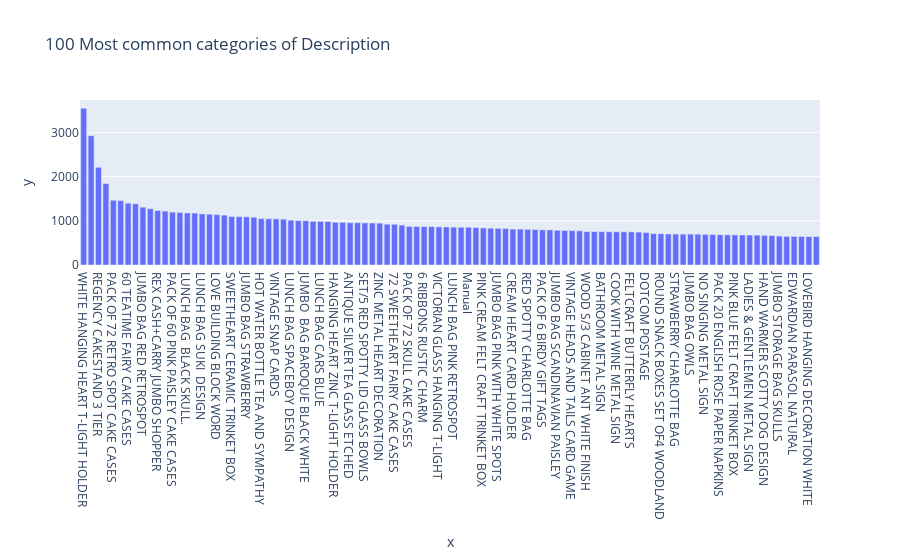

Notebook cell for this chart:
### Markdown cell above
- La columna Quantity es de tipo entero.

- La columna no posee datos faltantes ni nulos.

- Posee un rango entre -9600 y 19152. En este caso, por razones lógicas los valores negativos representan datos erróneos en el dataset. 

- Respecto al histograma, se aprecia una gran cantidad de outliers, tanto negativos como positivos. Además posee una distribución desbalanceada a la izquierda y posee curtosis positiva que indica una distribución apuntada.

- Como estadística descriptiva, el valor promedio es de 10.33, lo cual indica que en promedio se registran facturas con 10 unidades de producto. La desviación estándar es de 107.42, que nos señala alta dispersión en los valores. El 75% de las observaciones tienen un valor igual o menor a 10.0, lo cual indica que la mayoría de las cantidades registradas están concentradas alrededor de ese valor.

### Code cell
profile_serie(df_retail['Description'])

### Figure 1 — Plotly figure (JSON) as saved in the notebook; plotly's stock layout.template omitted (floating-point values rounded to 4 significant figures)
{"data": [{"alignmentgroup": "True", "hovertemplate": "x=%{x}<br>y=%{y}<extra></extra>", "legendgroup": "", "marker": {"color": "#636efa", "pattern": {"shape": ""}}, "name": "", "offsetgroup": "", "orientation": "v", "showlegend": false, "textposition": "auto", "type": "bar", "x": ["WHITE HANGING HEART T-LIGHT HOLDER", "nan", "REGENCY CAKESTAND 3 TIER", "STRAWBERRY CERAMIC TRINKET BOX", "PACK OF 72 RETRO SPOT CAKE CASES", "ASSORTED COLOUR BIRD ORNAMENT", "60 TEATIME FAIRY CAKE CASES", "HOME BUILDING BLOCK WORD", "JUMBO BAG RED RETROSPOT", "LUNCH BAG RED SPOTTY", "REX CASH+CARRY JUMBO SHOPPER", "JUMBO STORAGE BAG SUKI", "PACK OF 60 PINK PAISLEY CAKE CASES", "WOODEN FRAME ANTIQUE WHITE ", "LUNCH BAG  BLACK SKULL.", "BAKING SET 9 PIECE RETROSPOT ", "LUNCH BAG SUKI  DESIGN ", "HEART OF WICKER LARGE", "LOVE BUILDING BLOCK WORD", "RED HANGING HEART T-LIGHT HOLDER", "SWEETHEART CERAMIC TRINKET BOX", "JUMBO SHOPPER VINTAGE RED PAISLEY", "JUMBO BAG STRAWBERRY", "HEART OF WICKER SMALL", "HOT WATER BOTTLE TEA AND SYMPATHY", "SCOTTIE DOG HOT WATER BOTTLE", "VINTAGE SNAP CARDS", "PARTY BUNTING", "LUNCH BAG SPACEBOY DESIGN ", "PAPER CHAIN KIT 50'S CHRISTMAS ", "JUMBO  BAG BAROQUE BLACK WHITE", "LUNCH BAG WOODLAND", "LUNCH BAG CARS BLUE", "WOODEN PICTURE FRAME WHITE FINISH", "HANGING HEART ZINC T-LIGHT HOLDER", "SET/20 RED SPOTTY PAPER NAPKINS ", "ANTIQUE SILVER TEA GLASS ETCHED", "CHOCOLATE HOT WATER BOTTLE", "SET/5 RED SPOTTY LID GLASS BOWLS", "SMALL POPCORN HOLDER", "ZINC METAL HEART DECORATION", "FELTCRAFT 6 FLOWER FRIENDS", "72 SWEETHEART FAIRY CAKE CASES", "GIN + TONIC DIET METAL SIGN", "PACK OF 72 SKULL CAKE CASES", "NATURAL SLATE HEART CHALKBOARD ", "6 RIBBONS RUSTIC CHARM", "RECYCLING BAG RETROSPOT ", "VICTORIAN GLASS HANGING T-LIGHT", "POSTAGE", "LUNCH BAG PINK RETROSPOT", "PLEASE ONE PERSON METAL SIGN", "Manual", "VINTAGE UNION JACK BUNTING", "PINK CREAM FELT CRAFT TRINKET BOX ", "HAND OVER THE CHOCOLATE   SIGN ", "JUMBO BAG PINK WITH WHITE SPOTS", "RED WOOLLY HOTTIE WHITE HEART.", "CREAM HEART CARD HOLDER", "RETRO SPOT TEA SET CERAMIC 11 PC ", "RED SPOTTY CHARLOTTE BAG", "PAPER BUNTING RETRO SPOTS", "PACK OF 6 BIRDY GIFT TAGS", "JUMBO BAG PINK VINTAGE PAISLEY", "JUMBO BAG SCANDINAVIAN PAISLEY", "WOODLAND CHARLOTTE BAG", "VINTAGE HEADS AND TAILS CARD GAME ", "RED GINGHAM ROSE JEWELLERY BOX", "WOOD S/3 CABINET ANT WHITE FINISH", "RED RETROSPOT CAKE STAND", "BATHROOM METAL SIGN", "RED TOADSTOOL LED NIGHT LIGHT", "COOK WITH WINE METAL SIGN ", "HANGING HEART JAR T-LIGHT HOLDER", "FELTCRAFT BUTTERFLY HEARTS", "PACK OF 60 DINOSAUR CAKE CASES", "DOTCOM POSTAGE", "PAPER CHAIN KIT VINTAGE CHRISTMAS", "ROUND SNACK BOXES SET OF4 WOODLAND ", "PLASTERS IN TIN SPACEBOY", "STRAWBERRY CHARLOTTE BAG", "HAND WARMER OWL DESIGN", "JUMBO BAG OWLS", "PLASTERS IN TIN CIRCUS PARADE ", "NO SINGING METAL SIGN", "COLOUR GLASS T-LIGHT HOLDER HANGING", "PACK 20 ENGLISH ROSE PAPER NAPKINS", "DOOR MAT UNION FLAG", "PINK BLUE FELT CRAFT TRINKET BOX", "SINGLE HEART ZINC T-LIGHT HOLDER", "LADIES & GENTLEMEN METAL SIGN", "WOOD 2 DRAWER CABINET WHITE FINISH", "HAND WARMER SCOTTY DOG DESIGN", "GRAND CHOCOLATECANDLE", "JUMBO STORAGE BAG SKULLS", "KNITTED UNION FLAG HOT WATER BOTTLE", "EDWARDIAN PARASOL NATURAL", "HEART IVORY TRELLIS SMALL", "LOVEBIRD HANGING DECORATION WHITE ", "HAND WARMER BIRD DESIGN"], "xaxis": "x", "y": [3549, 2928, 2212, 1843, 1466, 1457, 1400, 1386, 1310, 1274, 1232, 1220, 1196, 1190, 1179, 1176, 1157, 1151, 1142, 1129, 1096, 1095, 1091, 1082, 1050, 1048, 1044, 1038, 1014, 1005, 1002, 989, 987, 986, 968, 967, 958, 958, 952, 951, 947, 924, 922, 903, 873, 871, 870, 869, 862, 862, 856, 855, 854, 849, 840, 834, 829, 827, 814, 813, 808, 802, 796, 794, 786, 783, 778, 773, 757, 756, 756, 753, 753, 750, 750, 745, 735, 710, 708, 702, 701, 699, 699, 698, 694, 690, 684, 683, 681, 679, 678, 676, 672, 667, 655, 649, 647, 646, 645, 644], "yaxis": "y"}], "layout": {"barmode": "relative", "legend": {"tracegroupgap": 0}, "title": {"text": "100 Most common categories of Description"}, "xaxis": {"anchor": "y", "domain": [0, 1], "title": {"text": "x"}}, "yaxis": {"anchor": "x", "domain": [0, 1], "title": {"text": "y"}}}}
